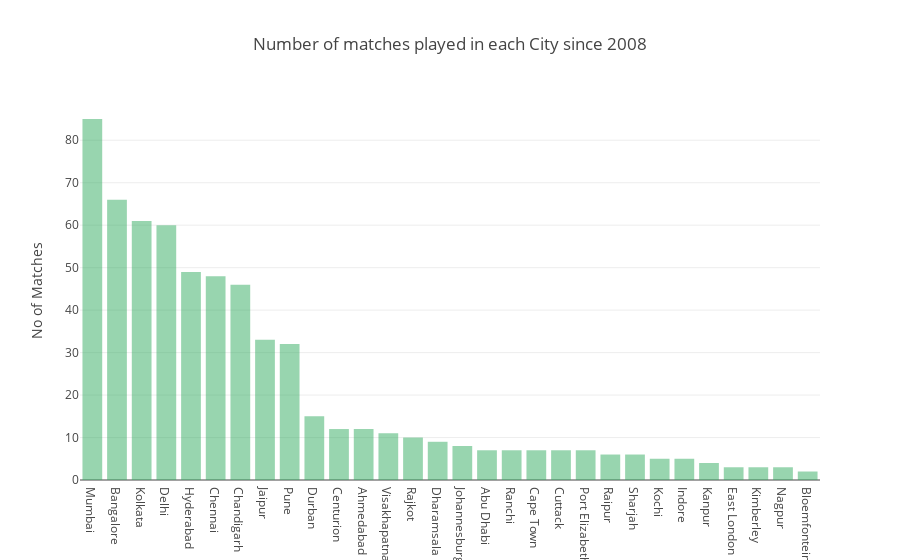

Notebook cell for this chart:
### Code cell
"""plotly.offline.iplot()-----> is a function 
argument to this should be the JSON object {}


here plotly.offline.iplot()---> embeds the interative graph in the inline formate means in ipython notebook itself

&

plotly.offline.plot() ---> Prints the graphs in the external files as a HTML page.

"""

x= city_graph['city']
y=city_graph['count']

plotly.offline.iplot({
    "data": [Bar(x=x,y=y,marker=dict(color="rgba(50, 171, 96, 0.5)") )],
    "layout" : Layout(title="Number of matches played in each City since 2008", yaxis={"title":"No of Matches"})
})

### Figure 1 — Plotly figure (JSON) as saved in the notebook; plotly's stock layout.template omitted (floating-point values rounded to 4 significant figures)
{"data": [{"marker": {"color": "rgba(50, 171, 96, 0.5)"}, "type": "bar", "x": ["Mumbai", "Bangalore", "Kolkata", "Delhi", "Hyderabad", "Chennai", "Chandigarh", "Jaipur", "Pune", "Durban", "Centurion", "Ahmedabad", "Visakhapatnam", "Rajkot", "Dharamsala", "Johannesburg", "Abu Dhabi", "Ranchi", "Cape Town", "Cuttack", "Port Elizabeth", "Raipur", "Sharjah", "Kochi", "Indore", "Kanpur", "East London", "Kimberley", "Nagpur", "Bloemfontein"], "y": [85, 66, 61, 60, 49, 48, 46, 33, 32, 15, 12, 12, 11, 10, 9, 8, 7, 7, 7, 7, 7, 6, 6, 5, 5, 4, 3, 3, 3, 2]}], "layout": {"title": "Number of matches played in each City since 2008", "yaxis": {"title": "No of Matches"}}}
